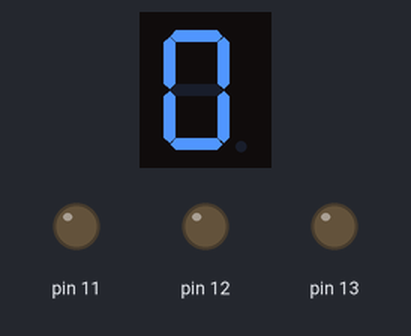
Recording of a sketch running on a simulated Arduino Uno, built with avr-gcc and run on an emulated ATmega328P. Shown: 1-digit seven-segment display, output pins drawn as LEDs (lit = HIGH). Wiring (inferred from the names in the program): 1-digit 7-segment display, segments lit when LOW: segments pin 10, pin 7, pin 4, pin 5, pin 6, pin 9, pin 8, pin 3. The segment pins are drawn as the display they are named for; pins used as bus, display or sensor lines are not drawn.

Above: at 0.2 s.
At 1.4 s:
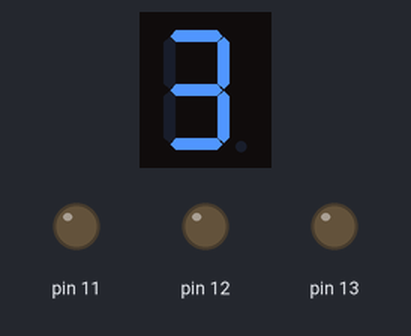
At 2.6 s:
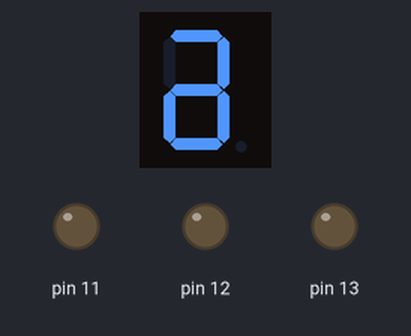
At 3.8 s:
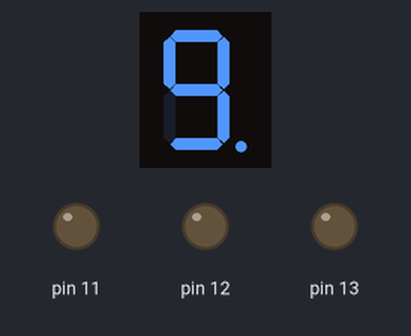
At 5.4 s:
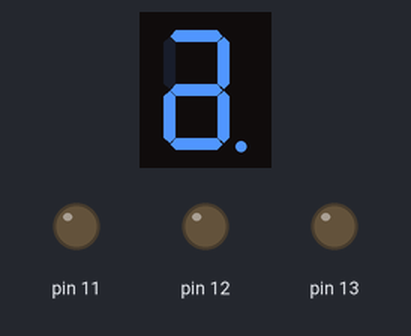
At 8.6 s:
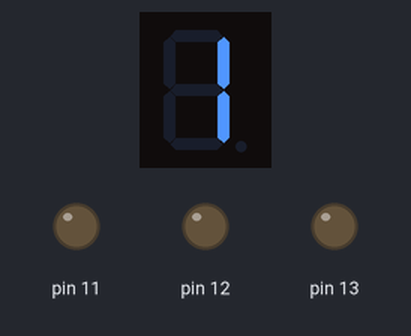

Measured:
- by itself, everything shown: repeats every 8.0 s, in 20 steps
- what the display in image 1 shows lasts 0.4 s, from 1.2 s to 1.6 s

The sketch:

led_71a.ino
```cpp
// for MAN71A 7 segment LED

/*
     A
 F       B
     G
 E       C
     D      DP
*/

int pinA = 10;
int pinB = 7;
int pinC = 4;
int pinD = 5;
int pinE = 6;
int pinF = 9;
int pinG = 8;
int pinDP = 3;

int i;
int j;

int myDelay = 400;

void setup()
{
  for (i = 3; i < 14; i++)
    pinMode(i, OUTPUT);
  // put your setup code here, to run once:

}

void loop()
{
  clearLed();
  for (j = 0; j < 10; j++)
  {
    printNum(j);
    delay(myDelay);
  }
  clearLed();
  for (j = 9; j > -1; j--)
   {
     printNum(j);
     delay(myDelay);
   }
}

void printNum(int num)
{
  switch (num)
  {
    case 0:
      digitalWrite(pinA, LOW);
      digitalWrite(pinB, LOW);
      digitalWrite(pinC, LOW);
      digitalWrite(pinD, LOW);
      digitalWrite(pinE, LOW);
      digitalWrite(pinF, LOW);
      digitalWrite(pinG, HIGH);
      break;
    case 1:
      digitalWrite(pinA, HIGH);
      digitalWrite(pinB, LOW);
      digitalWrite(pinC, LOW);
      digitalWrite(pinD, HIGH);
      digitalWrite(pinE, HIGH);
      digitalWrite(pinF, HIGH);
      digitalWrite(pinG, HIGH);
      break;
    case 2:
      digitalWrite(pinA, LOW);
      digitalWrite(pinB, LOW);
      digitalWrite(pinG, LOW);
      digitalWrite(pinE, LOW);
      digitalWrite(pinD, LOW);
      digitalWrite(pinC, HIGH);
      digitalWrite(pinF, HIGH);
      break;
    case 3:
      digitalWrite(pinA, LOW);
      digitalWrite(pinB, LOW);
      digitalWrite(pinG, LOW);
      digitalWrite(pinC, LOW);
      digitalWrite(pinD, LOW);
      digitalWrite(pinE, HIGH);
      digitalWrite(pinF, HIGH);
      break;
    case 4:
      digitalWrite(pinF, LOW);
      digitalWrite(pinG, LOW);
      digitalWrite(pinB, LOW);
      digitalWrite(pinC, LOW);
      digitalWrite(pinA, HIGH);
      digitalWrite(pinD, HIGH);
      digitalWrite(pinE, HIGH);
      break;
    case 5:
      digitalWrite(pinA, LOW);
      digitalWrite(pinF, LOW);
      digitalWrite(pinG, LOW);
      digitalWrite(pinC, LOW);
      digitalWrite(pinD, LOW);
      digitalWrite(pinB, HIGH);
      digitalWrite(pinE, HIGH);
      break;
    case 6:
      digitalWrite(pinA, LOW);
      digitalWrite(pinG, LOW);
      digitalWrite(pinB, LOW);
      digitalWrite(pinE, LOW);
      digitalWrite(pinD, LOW);
      digitalWrite(pinC, LOW);
      digitalWrite(pinF, HIGH);
      break;
    case 7:
      digitalWrite(pinA, LOW);
      digitalWrite(pinB, LOW);
      digitalWrite(pinC, LOW);
      digitalWrite(pinD, HIGH);
      digitalWrite(pinE, HIGH);
      digitalWrite(pinF, HIGH);
      digitalWrite(pinG, HIGH);
      break;
    case 8:
      for (i = 3; i < 11; i++)
      {
        if (i != 8)
          digitalWrite(i, LOW);
      }
      break;
    case 9:
      digitalWrite(pinA, LOW);
      digitalWrite(pinF, LOW);
      digitalWrite(pinG, LOW);
      digitalWrite(pinB, LOW);
      digitalWrite(pinC, LOW);
      digitalWrite(pinD, LOW);
      digitalWrite(pinE, HIGH);
      break;
  }
}

void clearLed()
{
  for (i = 3; i < 11; i++)
    digitalWrite(i, HIGH);
}
```
